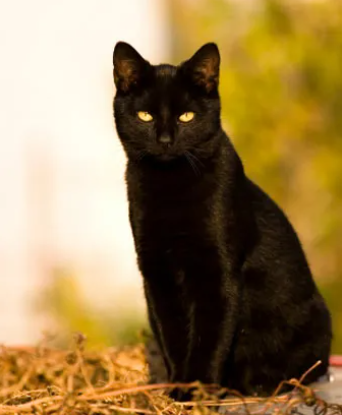
#> input picture contour/image/cat.png, 342 x 415 px, found by its file name
$ python contour_3.py
#> lines starting #> are read from the running program, lines starting #| are printed output that depends on the picture; after the words box and inside, x2 and y2 are one past the last pixel; in counts of white or black regions, pixels touching at a corner belong together
import random, cv2
import numpy as np

image = cv2.imread('contour/image/cat.png', cv2.IMREAD_GRAYSCALE)
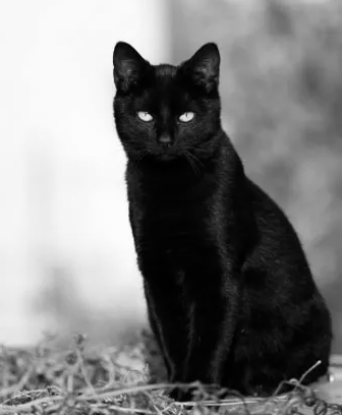
#> image: shape (415, 342); min 0, max 253, mean 127.1
_, image_bin = cv2.threshold(image, 0, 255, cv2.THRESH_OTSU)
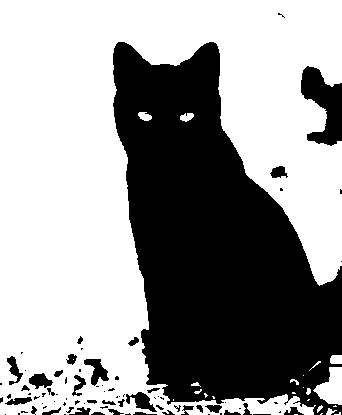
#> image_bin: shape (415, 342); 59.9% white; 82 black regions (48 under 20 px)
contours, _ = cv2.findContours(image_bin, cv2.RETR_LIST, cv2.CHAIN_APPROX_NONE)
#> contours = 96 contours, 62 with area under 20; largest, box (x1, y1, x2, y2) and area: (0, 0, 342, 415) 84864, (313, 367, 342, 405) 633, (83, 358, 110, 387) 375, (125, 391, 158, 413) 335, (28, 372, 54, 390) 262

h, w = image.shape[:2]
#> h = 415; w = 342
dst1 = np.zeros((h, w, 3), np.uint8)
dst2 = np.zeros((h, w, 3), np.uint8)

for i in range(len(contours)):
    points = contours[i]  # 외곽선을 그릴 객체의 포인트 행렬
    area = cv2.contourArea(points)  # 객체의 넓이 계산
    if area > 600:
        #외곽선 그리기
        color = (random.randint(0, 255), random.randint(0, 255), random.randint(0, 255))
        line_thin = 2
        cv2.drawContours(dst1, contours, i, color, line_thin, cv2.LINE_AA)
        cv2.drawContours(dst2, contours, i, color, line_thin, cv2.LINE_AA)

        #외곽선으로 모멘트 계산
        m = cv2.moments(points)

        #외곽선의 중심점 좌표
        x = m['m10']/m['m00']
        y = m['m01']/m['m00']
        cv2.circle(dst2, (int(x),int(y)), 3, color, -1)

        #외곽선 둘레 * 0.01
        p1 = 0.01 * cv2.arcLength(points, True)
        #외곽선 근사화(점의 수를 줄임)
        approx_point = cv2.approxPolyDP(points, p1, True)
        color = (random.randint(0, 255), random.randint(0, 255), random.randint(0, 255))
        #계산된 근사치 좌표로 외곽선 그림
        cv2.drawContours(dst2, [approx_point], 0, color, line_thin, cv2.LINE_AA)
#> this loop made 96 passes
#> (area, line_thin, x, y, p1) on passes 77, 96: (633, 2, 331.3, 387.1, 1.19), (84863.5, 2, 137.8, 180.4, 27.89)
#> area on passes 8, 10, 11, 13, 16, 17: 25.5, 29.5, 20.5, 39.5, 108, 42.5
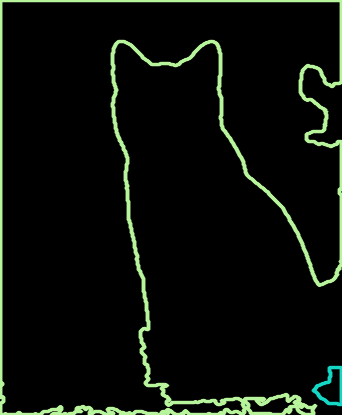
#> dst1: shape (415, 342, 3); mean of channels 0, 1, 2 9.7, 15.1, 10.9; drawn as B, G, R
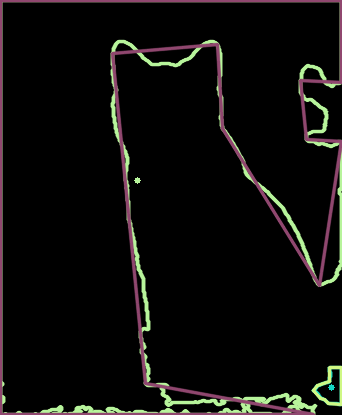
#> dst2: shape (415, 342, 3); mean of channels 0, 1, 2 10.6, 12.1, 13.1; drawn as B, G, R

cv2.imshow('image', image)
cv2.imshow('image_bin', image_bin)
cv2.imshow('dst1', dst1)
cv2.imshow('dst2', dst2)
cv2.waitKey()
cv2.destroyAllWindows()
